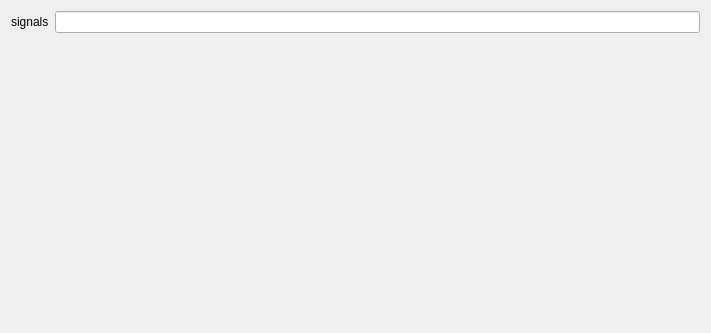
<?xml version="1.0" encoding="UTF-8"?>
<ui version="4.0">
 <class>InvertSignalsSettingsView</class>
 <widget class="QWidget" name="InvertSignalsSettingsView">
  <property name="geometry">
   <rect>
    <x>0</x>
    <y>0</y>
    <width>711</width>
    <height>333</height>
   </rect>
  </property>
  <property name="windowTitle">
   <string>Form</string>
  </property>
  <layout class="QVBoxLayout" name="verticalLayout">
   <item>
    <layout class="QHBoxLayout" name="signals_horizontalLayout">
     <item>
      <widget class="QLabel" name="signals_label">
       <property name="text">
        <string>signals</string>
       </property>
      </widget>
     </item>
     <item>
      <widget class="QLineEdit" name="signals_lineedit"/>
     </item>
    </layout>
   </item>
   <item>
    <spacer name="verticalSpacer">
     <property name="orientation">
      <enum>Qt::Vertical</enum>
     </property>
     <property name="sizeHint" stdset="0">
      <size>
       <width>20</width>
       <height>40</height>
      </size>
     </property>
    </spacer>
   </item>
  </layout>
 </widget>
 <resources>
  <include location="../../../../snooz-toolbox/src/main/python/ui/themes/themes.qrc"/>
 </resources>
 <connections/>
 </ui>
